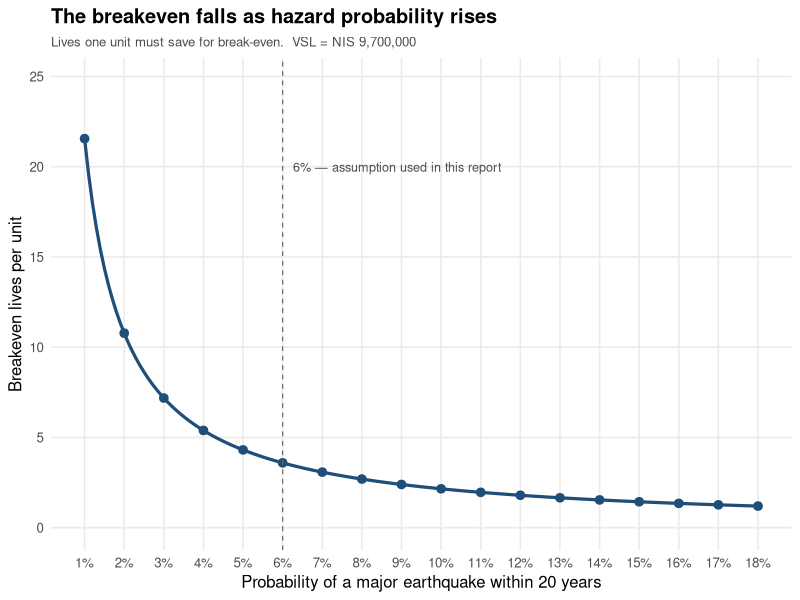
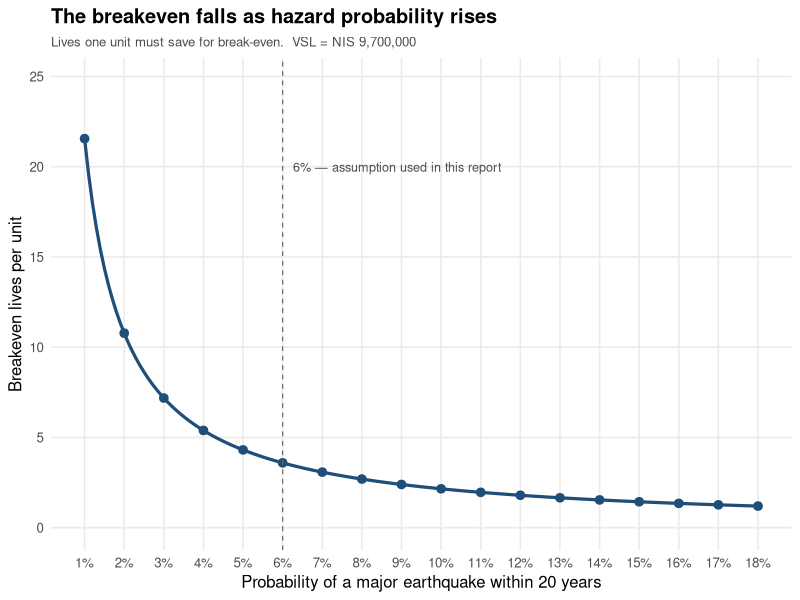

Recreate these plots in R, in order.

# Sensitivity analysis - Probability

library(ggplot2)
library(dplyr)
library(scales)

C_unit    <- 260000      # upfront cost per unit (NIS)
A         <- 80000       # annual sustainment cost per unit (NIS, real)
n         <- 20          # timeframe (years)
VSL       <- 9700000     # value of a statistical life (NIS)
r         <- 0.07
annuity   <- (1 - (1 + r)^(-n)) / r

cost_npv <- function (C_unit, A, annuity) {
  C_unit + A * annuity
  }

benefit_per_life <- function(p20, n, annuity, VSL) {
  (p20/n) * annuity * VSL
}

breakeven_lives <- function(C_unit, A, annuity, p20, n, VSL) {
  cost_npv(C_unit, A, annuity) / benefit_per_life(p20, n, annuity, VSL)
}


probability <- c(seq(0.01, 0.18, by = 0.01))

return_period <- function(p20, n) {
  1 / (1 - (1 - p20)^(1 / n))
}


results <- data.frame(p20 = probability) %>%
  mutate(
    return_period    = return_period(p20, n),
    cost_npv         = cost_npv(C_unit, A, annuity),
    benefit_per_life = benefit_per_life(p20, n, annuity, VSL),
    BE_lives         = cost_npv / benefit_per_life,
  )

print(results %>%
    mutate(across(c(cost_npv, benefit_per_life, return_period), ~ round(.x, 0)),
           BE_lives = round(BE_lives, 1))
  )



curve_df <- data.frame(p20 = seq(0.01, 0.18, by = 0.001)) %>%
  mutate(BE_lives = breakeven_lives(C_unit, A, annuity, p20, n, VSL))


p_main <- ggplot(curve_df, aes(x = p20, y = BE_lives)) +
  geom_line(linewidth = 1.1, colour = "#1f4e79") +
  geom_point(data = results, aes(x = p20, y = BE_lives),
             size = 2.6, colour = "#1f4e79") +
  geom_vline(xintercept = 0.06, linetype = "dashed",
             colour = "grey40", linewidth = 0.4) +
  annotate("text", x = 0.06, y = 20,
           label = "6% — assumption used in this report",
           hjust = -0.05, size = 3.2, colour = "grey30") +
  scale_x_continuous(labels = percent_format(accuracy = 1),
                     breaks = probability) +
  scale_y_continuous(limits = c(0, max(curve_df$BE_lives) * 1.15),
                     breaks = seq(0, 25, 5)) +
  labs(
    title    = "The breakeven falls as hazard probability rises",
    subtitle = paste0("Lives one unit must save for break-even.  ",
                      "VSL = NIS ", format(VSL, big.mark = ",")),
    x = "Probability of a major earthquake within 20 years",
    y = "Breakeven lives per unit"
  ) +
  theme_minimal(base_size = 12) +
  theme(
    plot.title       = element_text(face = "bold"),
    plot.subtitle    = element_text(colour = "grey30", size = 9.5),
    panel.grid.minor = element_blank()
  )

print(p_main)
ggsave("appendix_b_breakeven_vs_hazard.png", p_main,
       width = 7.5, height = 4.8, dpi = 300)

results_out <- results %>%
  mutate(
    p20              = percent(p20),
    return_period    = format(round(return_period, 0), big.mark = ","),
    cost_npv         = format(round(cost_npv, 0), big.mark = ","),
    benefit_per_life = format(round(benefit_per_life, 0), big.mark = ","),
    BE_lives         = round(BE_lives, 1)
  ) %>%
  rename(
    `Probability`              = p20,
    `Return Period (years)`    = return_period,
    `Cost NPV (NIS)`           = cost_npv,
    `Benefit per life (NIS)`   = benefit_per_life,
    `Breakeven lives per unit` = BE_lives
  )
